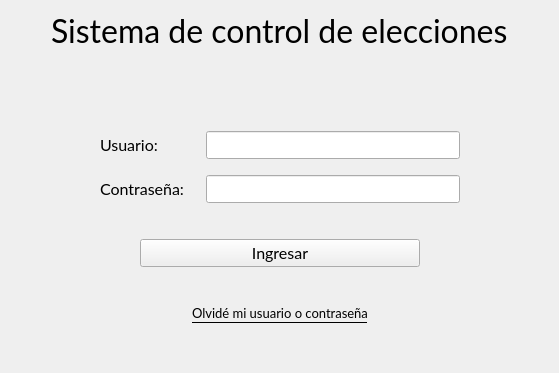
        <widget class="QWidget" name="login">
         <layout class="QVBoxLayout" name="verticalLayout_4">
          <property name="leftMargin">
           <number>1</number>
          </property>
          <property name="topMargin">
           <number>1</number>
          </property>
          <property name="rightMargin">
           <number>1</number>
          </property>
          <property name="bottomMargin">
           <number>5</number>
          </property>
          <item>
           <layout class="QVBoxLayout" name="verticalLayout_3">
            <property name="leftMargin">
             <number>0</number>
            </property>
            <property name="topMargin">
             <number>0</number>
            </property>
            <property name="rightMargin">
             <number>0</number>
            </property>
            <property name="bottomMargin">
             <number>0</number>
            </property>
            <item>
             <widget class="QWidget" name="Titulo" native="true">
              <layout class="QHBoxLayout" name="horizontalLayout_2">
               <property name="leftMargin">
                <number>10</number>
               </property>
               <property name="topMargin">
                <number>10</number>
               </property>
               <property name="rightMargin">
                <number>10</number>
               </property>
               <property name="bottomMargin">
                <number>10</number>
               </property>
               <item>
                <spacer name="horizontalSpacer">
                 <property name="orientation">
                  <enum>Qt::Horizontal</enum>
                 </property>
                 <property name="sizeHint" stdset="0">
                  <size>
                   <width>40</width>
                   <height>20</height>
                  </size>
                 </property>
                </spacer>
               </item>
               <item>
                <widget class="QLabel" name="label">
                 <property name="font">
                  <font>
                   <family>Lato</family>
                   <pointsize>24</pointsize>
                  </font>
                 </property>
                 <property name="text">
                  <string>Sistema de control de elecciones</string>
                 </property>
                </widget>
               </item>
               <item>
                <spacer name="horizontalSpacer_2">
                 <property name="orientation">
                  <enum>Qt::Horizontal</enum>
                 </property>
                 <property name="sizeHint" stdset="0">
                  <size>
                   <width>40</width>
                   <height>20</height>
                  </size>
                 </property>
                </spacer>
               </item>
              </layout>
             </widget>
            </item>
            <item>
             <spacer name="verticalSpacer_3">
              <property name="orientation">
               <enum>Qt::Vertical</enum>
              </property>
              <property name="sizeHint" stdset="0">
               <size>
                <width>20</width>
                <height>40</height>
               </size>
              </property>
             </spacer>
            </item>
            <item>
             <layout class="QHBoxLayout" name="horizontalLayout_24">
              <property name="leftMargin">
               <number>10</number>
              </property>
              <property name="topMargin">
               <number>10</number>
              </property>
              <property name="rightMargin">
               <number>10</number>
              </property>
              <property name="bottomMargin">
               <number>10</number>
              </property>
              <item>
               <spacer name="horizontalSpacer_3">
                <property name="orientation">
                 <enum>Qt::Horizontal</enum>
                </property>
                <property name="sizeHint" stdset="0">
                 <size>
                  <width>40</width>
                  <height>20</height>
                 </size>
                </property>
               </spacer>
              </item>
              <item>
               <widget class="QWidget" name="CuadroLogin" native="true">
                <layout class="QVBoxLayout" name="verticalLayout_12">
                 <property name="leftMargin">
                  <number>10</number>
                 </property>
                 <property name="topMargin">
                  <number>10</number>
                 </property>
                 <property name="rightMargin">
                  <number>10</number>
                 </property>
                 <property name="bottomMargin">
                  <number>10</number>
                 </property>
                 <item>
                  <layout class="QHBoxLayout" name="horizontalLayout">
                   <property name="leftMargin">
                    <number>5</number>
                   </property>
                   <property name="topMargin">
                    <number>5</number>
                   </property>
                   <property name="rightMargin">
                    <number>5</number>
                   </property>
                   <property name="bottomMargin">
                    <number>5</number>
                   </property>
                   <item>
                    <widget class="QLabel" name="label_2">
                     <property name="minimumSize">
                      <size>
                       <width>100</width>
                       <height>0</height>
                      </size>
                     </property>
                     <property name="font">
                      <font>
                       <family>Lato</family>
                       <pointsize>12</pointsize>
                      </font>
                     </property>
                     <property name="text">
                      <string>Usuario:</string>
                     </property>
                    </widget>
                   </item>
                   <item>
                    <widget class="QLineEdit" name="lineEditUsuario">
                     <property name="font">
                      <font>
                       <family>Lato</family>
                       <pointsize>12</pointsize>
                      </font>
                     </property>
                    </widget>
                   </item>
                  </layout>
                 </item>
                 <item>
                  <layout class="QHBoxLayout" name="horizontalLayout_3">
                   <property name="leftMargin">
                    <number>5</number>
                   </property>
                   <property name="topMargin">
                    <number>5</number>
                   </property>
                   <property name="rightMargin">
                    <number>5</number>
                   </property>
                   <property name="bottomMargin">
                    <number>5</number>
                   </property>
                   <item>
                    <widget class="QLabel" name="label_3">
                     <property name="minimumSize">
                      <size>
                       <width>100</width>
                       <height>0</height>
                      </size>
                     </property>
                     <property name="font">
                      <font>
                       <family>Lato</family>
                       <pointsize>12</pointsize>
                      </font>
                     </property>
                     <property name="text">
                      <string>Contraseña: </string>
                     </property>
                    </widget>
                   </item>
                   <item>
                    <widget class="QLineEdit" name="lineEditContra">
                     <property name="font">
                      <font>
                       <family>Lato</family>
                       <pointsize>12</pointsize>
                      </font>
                     </property>
                    </widget>
                   </item>
                  </layout>
                 </item>
                 <item>
                  <spacer name="verticalSpacer_4">
                   <property name="orientation">
                    <enum>Qt::Vertical</enum>
                   </property>
                   <property name="sizeType">
                    <enum>QSizePolicy::Fixed</enum>
                   </property>
                   <property name="sizeHint" stdset="0">
                    <size>
                     <width>20</width>
                     <height>20</height>
                    </size>
                   </property>
                  </spacer>
                 </item>
                 <item>
                  <layout class="QHBoxLayout" name="horizontalLayout_4">
                   <property name="leftMargin">
                    <number>5</number>
                   </property>
                   <property name="topMargin">
                    <number>5</number>
                   </property>
                   <property name="rightMargin">
                    <number>5</number>
                   </property>
                   <property name="bottomMargin">
                    <number>5</number>
                   </property>
                   <item>
                    <spacer name="horizontalSpacer_7">
                     <property name="orientation">
                      <enum>Qt::Horizontal</enum>
                     </property>
                     <property name="sizeHint" stdset="0">
                      <size>
                       <width>40</width>
                       <height>20</height>
                      </size>
                     </property>
                    </spacer>
                   </item>
                   <item>
                    <widget class="QPushButton" name="Ingresar">
                     <property name="minimumSize">
                      <size>
                       <width>280</width>
                       <height>0</height>
                      </size>
                     </property>
                     <property name="font">
                      <font>
                       <family>Lato</family>
                       <pointsize>12</pointsize>
                      </font>
                     </property>
                     <property name="text">
                      <string>Ingresar</string>
                     </property>
                    </widget>
                   </item>
                   <item>
                    <spacer name="horizontalSpacer_8">
                     <property name="orientation">
                      <enum>Qt::Horizontal</enum>
                     </property>
                     <property name="sizeHint" stdset="0">
                      <size>
                       <width>40</width>
                       <height>20</height>
                      </size>
                     </property>
                    </spacer>
                   </item>
                  </layout>
                 </item>
                </layout>
               </widget>
              </item>
              <item>
               <spacer name="horizontalSpacer_4">
                <property name="orientation">
                 <enum>Qt::Horizontal</enum>
                </property>
                <property name="sizeHint" stdset="0">
                 <size>
                  <width>40</width>
                  <height>20</height>
                 </size>
                </property>
               </spacer>
              </item>
             </layout>
            </item>
            <item>
             <layout class="QHBoxLayout" name="horizontalLayout_5">
              <property name="leftMargin">
               <number>5</number>
              </property>
              <property name="topMargin">
               <number>5</number>
              </property>
              <property name="rightMargin">
               <number>5</number>
              </property>
              <property name="bottomMargin">
               <number>5</number>
              </property>
              <item>
               <spacer name="horizontalSpacer_9">
                <property name="orientation">
                 <enum>Qt::Horizontal</enum>
                </property>
                <property name="sizeHint" stdset="0">
                 <size>
                  <width>40</width>
                  <height>20</height>
                 </size>
                </property>
               </spacer>
              </item>
              <item>
               <widget class="QLabel" name="Olvide">
                <property name="font">
                 <font>
                  <family>Lato</family>
                  <pointsize>10</pointsize>
                  <underline>true</underline>
                 </font>
                </property>
                <property name="text">
                 <string>Olvidé mi usuario o contraseña</string>
                </property>
               </widget>
              </item>
              <item>
               <spacer name="horizontalSpacer_10">
                <property name="orientation">
                 <enum>Qt::Horizontal</enum>
                </property>
                <property name="sizeHint" stdset="0">
                 <size>
                  <width>40</width>
                  <height>20</height>
                 </size>
                </property>
               </spacer>
              </item>
             </layout>
            </item>
            <item>
             <spacer name="verticalSpacer">
              <property name="orientation">
               <enum>Qt::Vertical</enum>
              </property>
              <property name="sizeHint" stdset="0">
               <size>
                <width>20</width>
                <height>40</height>
               </size>
              </property>
             </spacer>
            </item>
           </layout>
          </item>
         </layout>
        </widget>
